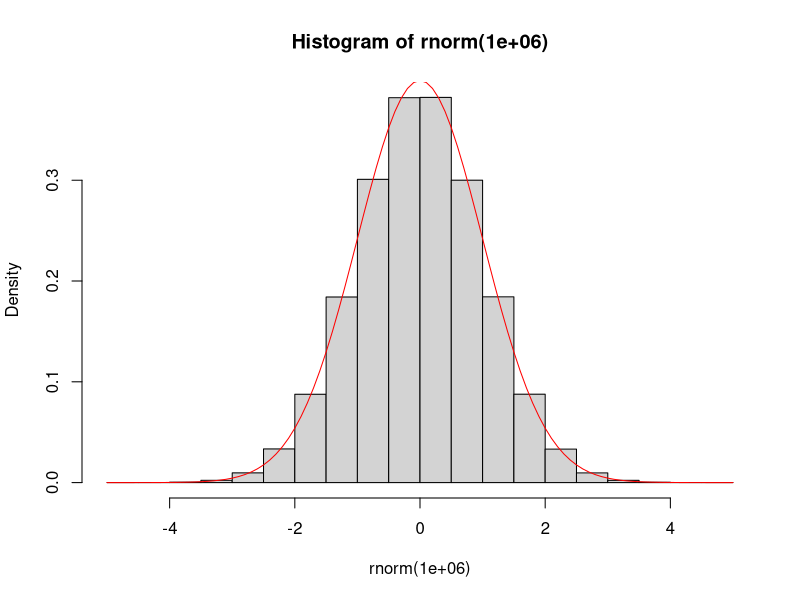
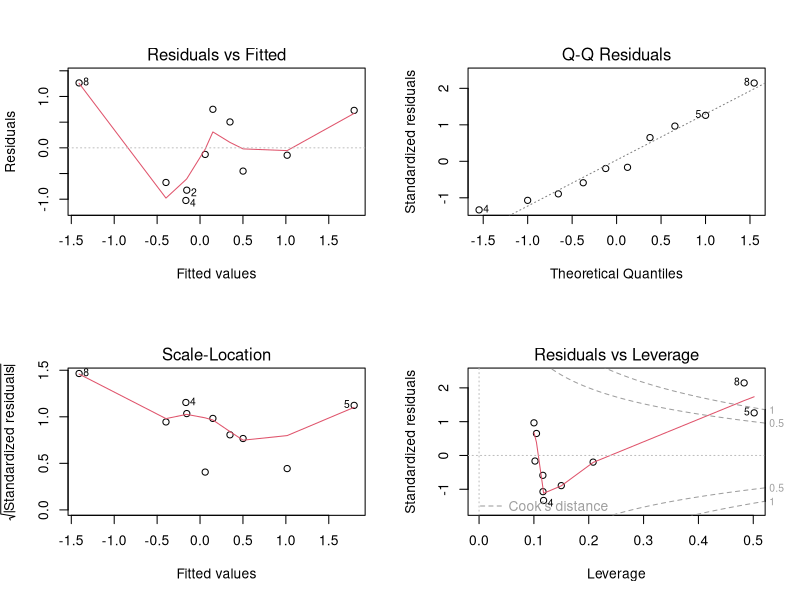
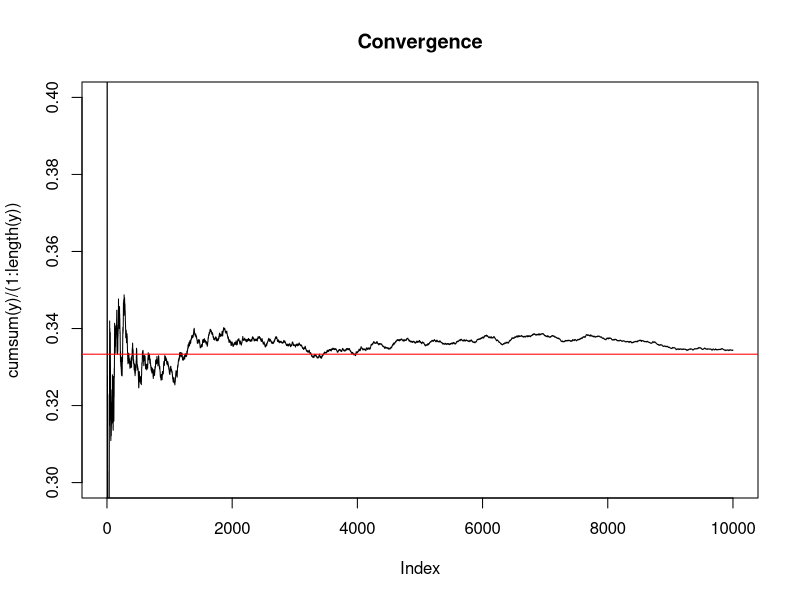
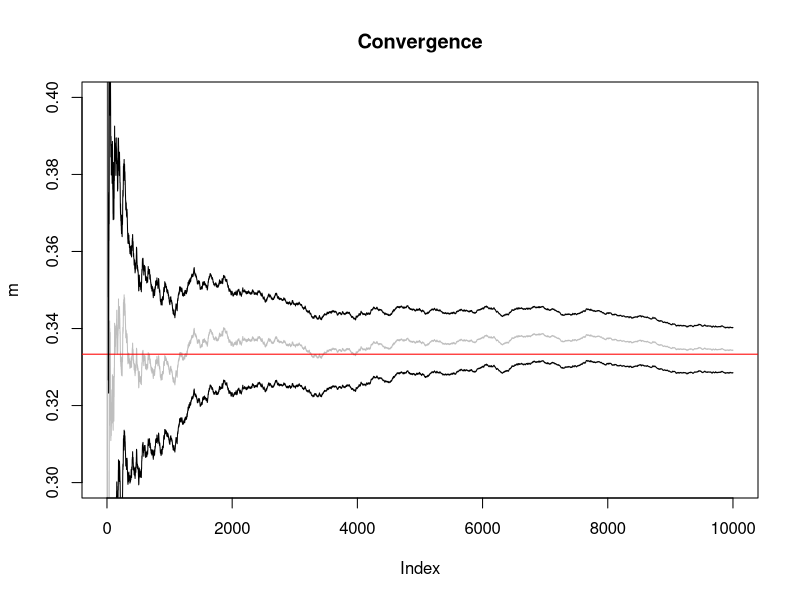

The R script that drew these images, in order:
## ------------------------------------------------------------------------
add1 <- function(a) {
  return(a+1)
}

add1(2)
add1(a = 3)

## ------------------------------------------------------------------------
add <- function(a, b) {
  return(a+b)
}

add(1,1)
add(a = 2, b = 3)

## ------------------------------------------------------------------------
add1(a = 1:2)
add(a = 1:2, b = 3:4)

## ---- eval=FALSE---------------------------------------------------------
## add(a = 1:4, b = 1:2)

## ------------------------------------------------------------------------
f <- function(first, second) {
  return(first/2 + second)
}

f(1,2)
f(1, second = 2)
f(first = 1, second = 2)
f(second = 2, 1) # I thought this was going to be an error
f(f = 1, s = 2)

## ------------------------------------------------------------------------
add <- function(a, b = 1) {
  return(a+b)
}

add(a = 1)
add(a = 1:2)
add(a = 2:3, b =  2)
add(a = 3:4, b = -1)

## ------------------------------------------------------------------------
hist(rnorm(1e6), probability = TRUE)
curve(dnorm(x), add = TRUE, col = 'red')

## ---- eval=FALSE---------------------------------------------------------
## ?print

## ------------------------------------------------------------------------
n <- 10
x <- rnorm(n)
y <- rnorm(n, x)
m <- lm(y~x) # a linear regression
summary(m)

## ------------------------------------------------------------------------
class(m)

## ------------------------------------------------------------------------
summary(m)
anova(m)
opar <- par(mfrow=c(2,2)); plot(m); par(opar)

## ------------------------------------------------------------------------
a <- 1
f <- function() {
  return(a)
}
f()

## ------------------------------------------------------------------------
f <- function() {
  a <- 2
  return(a)
}
f()
a

## ------------------------------------------------------------------------
f <- function() {
  a <<- a + 1
  return(a)
}
a
f()
a

## ------------------------------------------------------------------------
for (i in 1:3) {
  print(i)
}

## ------------------------------------------------------------------------
i <- 0
while (i < 3) {
  i <- i + 1
  print(i)
}

## ------------------------------------------------------------------------
for (i in 1:10) {
  if (i<5) {
    print(-i)
  } else {
    print(i*2)
  }
}

## ------------------------------------------------------------------------
ifelse((1:10) < 5, "Less than 5", "Not less than 5")

## ------------------------------------------------------------------------
n <- 1e4
sum <- 0
for (i in 1:n) {
  x <- runif(1)
  sum <- sum + x^2
}
sum/n

## ------------------------------------------------------------------------
y <- runif(n)^2
mean(y)

## ------------------------------------------------------------------------
plot( cumsum(y)/(1:length(y)), type='l', main='Convergence', ylim=c(.3,.4))
abline(h=1/3, col='red')

## ------------------------------------------------------------------------
mean(y) # Notice that this is the estimate of the integral that we are trying to find
var(y)

## ------------------------------------------------------------------------
mean(y) + c(-1,1)*qnorm(0.975)*sd(y)/sqrt(length(y))

## ------------------------------------------------------------------------
m <- cumsum(y)/(1:length(y))
s <- numeric(n)
for (i in 1:n) {
  s[i] <- qnorm(0.975)*sd(y[1:i])/sqrt(i)
}

plot(m, type='l', col='gray', main='Convergence', ylim=c(.3,.4))
abline(h=1/3, col='red')
lines(m+s)
lines(m-s)

## ------------------------------------------------------------------------
x <- sample(0:3, size = 1e5, prob = c(.5,.25,.1,.15), replace = TRUE)

## ------------------------------------------------------------------------
(m <- mean(x))
(s <- sd(x))
s^2 # variance

## ------------------------------------------------------------------------
m + c(-1,1) * qnorm(.95) * s / sqrt( length(x) )

## ------------------------------------------------------------------------
n <- 1e5
x <- runif(n)
y <- rnorm(n)
(p <- mean(x>y))

## ------------------------------------------------------------------------
p + c(-1,1) * qnorm(.975) * sqrt(p*(1-p)/n)
